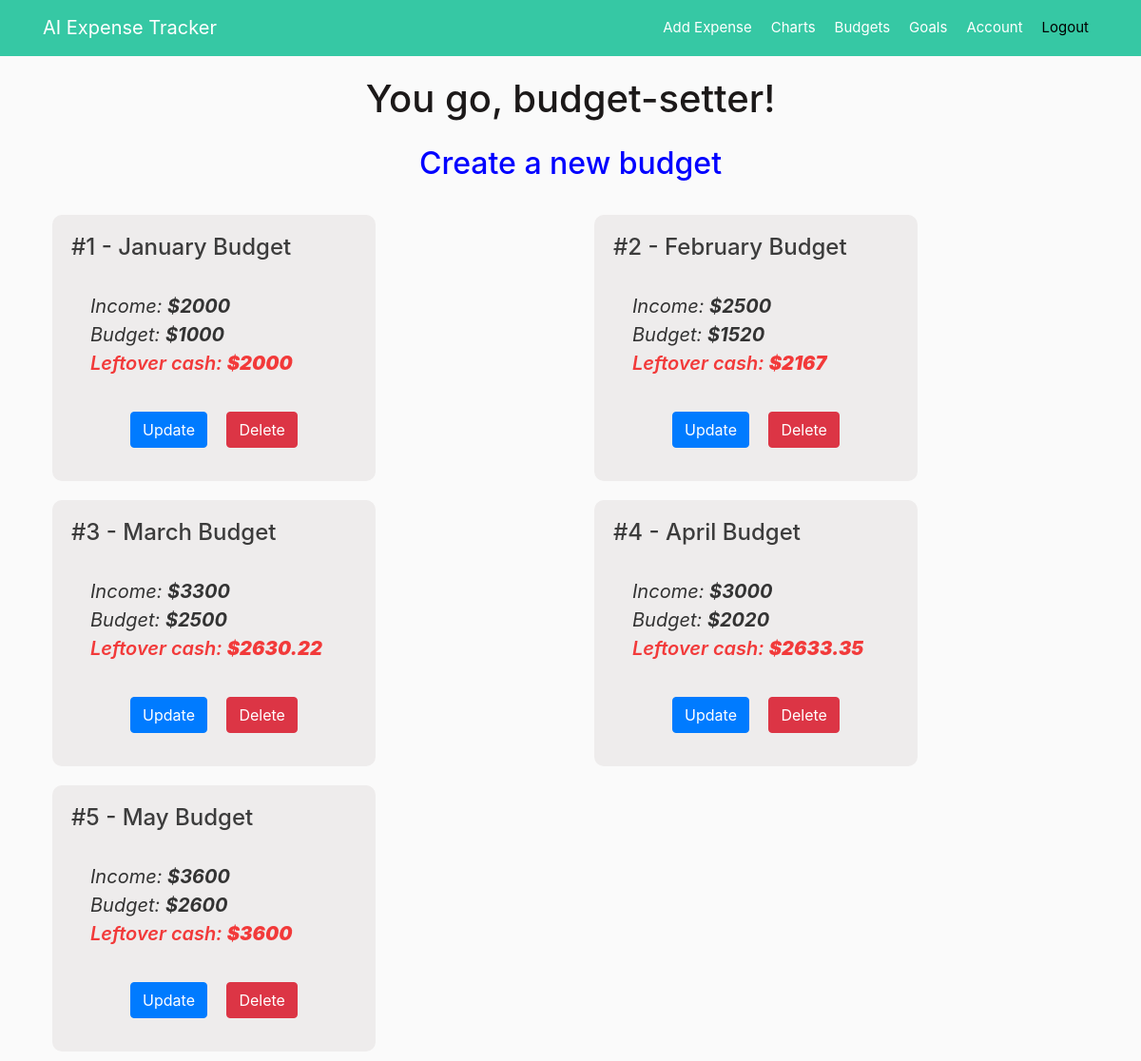
The app's page /budgets (signed in), older data.
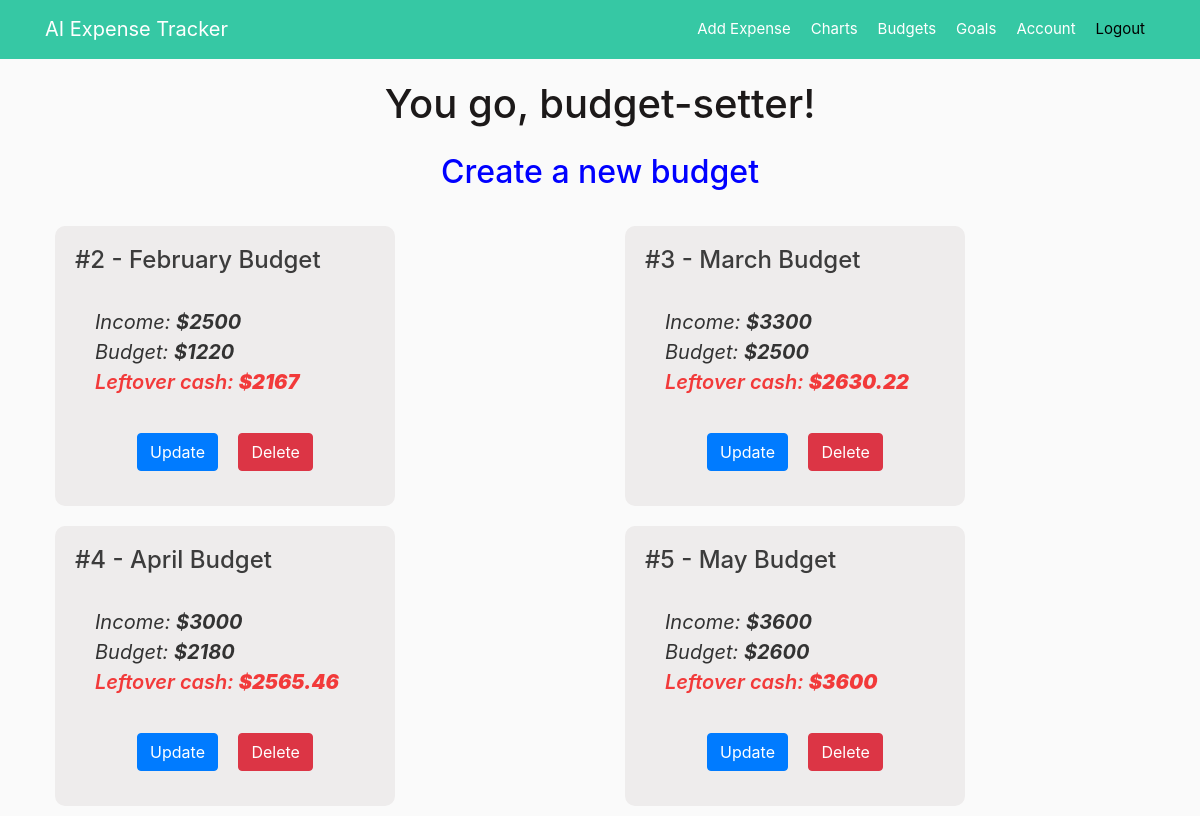
The same page, newer data.
### app/models.py (models this page shows, shortened)
class Budget(db.Model):
    id = db.Column(db.Integer, primary_key=True)
    month = db.Column(db.String(20), unique=True, nullable=False, default="")
    income = db.Column(db.Integer, nullable=False, default=0)
    budget = db.Column(db.Integer, nullable=False, default=0)
    left_cash = db.Column(db.Numeric(precision=8, asdecimal=False,
                                     decimal_return_scale=2), nullable=False, default=0)
    user_id = db.Column(db.Integer, db.ForeignKey('user.id'), nullable=False)
    date_posted = db.Column(db.DateTime, nullable=False)

### app/budgets/routes.py (the view)
@budgets.route("/budgets")
@login_required
def list_budget():
    all_budgets = Budget.query.all()
    return render_template('budgets.html', title="Budgets", budgets=all_budgets)

### app/models.py (called while the page is built)
@login_manager.user_loader
def load_user(user_id):
    return User.query.get(int(user_id))

### app/templates/budgets.html (shortened to what this page needs)
{% extends "layout.html" %}
{% block content %}
<h1 style="text-align: center;">You go, budget-setter!</h1>
<b><a style="text-align: center;" href="{{ url_for('budgets.new_budget') }}"><h2 class="create">Create a new budget</h2></a></b>
<div class="row row-cols-1 row-cols-md-2 row-cols-lg-3 g-3">
    {% for budget in budgets %}
        <div class="col">
            <div class="budget">
                <h4 class="card-title">#{{ budget.id }} - {{ budget.month }} Budget</h4>
                <div class="card-body">
                    <i><p class="card-text">Income: <b>${{ budget.income }}</b></p></i>
                    <i><p class="card-text">Budget: <b>${{ budget.budget }}</b></p></i>
                    <i><p class="left_cash">Leftover cash: <b>${{ budget.left_cash }}</b></p></i>
                </div>
                <div class="text-center">
                    <a class="btn btn-primary mr-3" href="{{ url_for('budgets.budget_update', budget_id=budget.id) }}" class="button">Update</a>
                    <button type="button" class="btn btn-danger btn-medium" data-toggle="modal" data-target="#deleteModal">Delete</button>
                </div>
            </div>
        </div>
    {% endfor %}
</div>
{% endblock content %}

Row changes from the older to the newer data that the page shows:
removed Budget: id "1", month "January", income "2000", budget "1000", left_cash "2000"
changed Budget "February": budget "1520" → "1220"
changed Budget "April": budget "2020" → "2180"; left_cash "2633.35" → "2565.46"
